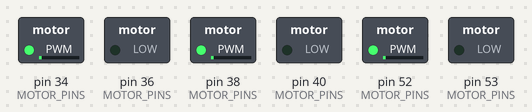
Simulated run of this sketch. Board: Arduino Mega 2560, built with avr-gcc and run on an emulated ATmega2560. On the bench: switched loads named in the sketch (green lamp = pin HIGH).

Above: at 0.05 s.
At 0.3 s:
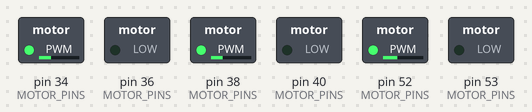
At 0.75 s:
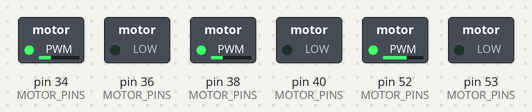
At 1.5 s:
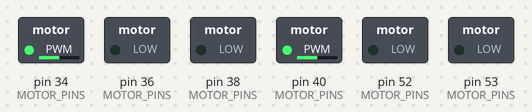
At 2.25 s:
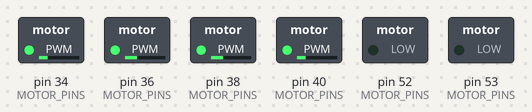
At 3.0 s:
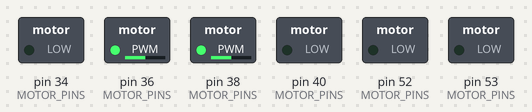
Timing chart, 0 to 6.9 s (numbered marks = the images above):
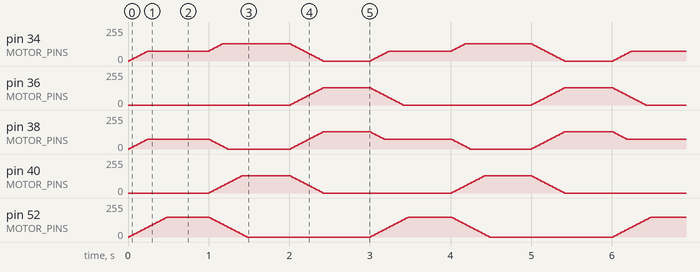

The sketch:

SoftPWM_Arduino_LED_Blink.ino
```cpp
#include "mov.h"

void setup() {
  setupMotors(); // Inicializa os pinos dos motores
}

void loop() {
  move0();    // Exemplo: Move o robô para frente (0°)
  delay(1000);
  move90();   // Exemplo: Move o robô a 45°
  delay(1000);
  move270();   // Exemplo: Move o robô a 90°
  delay(1000);
  // Continue chamando outras funções de movimento conforme necessário
}
```

mov.cpp
```cpp
// robot.cpp

#include "mov.h"

// Constantes do robô
const float pi = 3.141592;
const float wheelAngle1 = 0;         // Ângulo da Roda 1 (0°)
const float wheelAngle2 = 2 * pi / 3; // Ângulo da Roda 2 (120°)
const float wheelAngle3 = 4 * pi / 3; // Ângulo da Roda 3 (240°)

// Função para configurar os pinos dos motores
void setupMotors() {
  // Inicializa a biblioteca SoftPWM
  SoftPWMBegin();

  // Configura cada pino de MOTOR_PINS
  for (int i = 0; i < 6; i++) {
    SoftPWMSet(MOTOR_PINS[i], 0); // Inicializa o PWM no valor 0
    SoftPWMSetFadeTime(MOTOR_PINS[i], 1000, 1000); // Define tempo de fade
  }
}

// Função para controlar um motor usando SoftPWM
void setMotor(int motorIndex, int speed) {
  int forwardPin = MOTOR_PINS[motorIndex * 2];      // Pino de frente
  int backwardPin = MOTOR_PINS[motorIndex * 2 + 1]; // Pino de trás

  if (speed >= 0) {
    SoftPWMSet(forwardPin, speed);
    SoftPWMSet(backwardPin, 0); // Desativa o pino para trás
  } else {
    SoftPWMSet(forwardPin, 0);  // Desativa o pino para frente
    SoftPWMSet(backwardPin, -speed);
  }
}

// Função para calcular e mover o robô com base no ângulo
void moveRobot(float direction, float speed, float rotation = 0) {
  // Calcular componentes x e y da velocidade
  float Vx = speed * cos(direction);
  float Vy = speed * sin(direction);

  // Calcular as velocidades de cada roda
  int speed1 = Vx * cos(wheelAngle1) + Vy * sin(wheelAngle1) + rotation;
  int speed2 = Vx * cos(wheelAngle2) + Vy * sin(wheelAngle2) + rotation;
  int speed3 = Vx * cos(wheelAngle3) + Vy * sin(wheelAngle3) + rotation;

  // Controlar os motores com as velocidades calculadas
  setMotor(0, constrain(speed1, -255, 255)); // Motor 1
  setMotor(1, constrain(speed2, -255, 255)); // Motor 2
  setMotor(2, constrain(speed3, -255, 255)); // Motor 3
}

// Funções para mover o robô em diferentes ângulos
void move0() {
  moveRobot(0, 150); // Move para 0° (Frente)
}

void move45() {
  moveRobot(pi / 4, 150); // Move para 45°
}

void move90() {
  moveRobot(pi / 2, 150); // Move para 90° (Esquerda)
}

void move135() {
  moveRobot(3 * pi / 4, 150); // Move para 135°
}

void move180() {
  moveRobot(pi, 150); // Move para 180° (Trás)
}

void move225() {
  moveRobot(5 * pi / 4, 150); // Move para 225°
}

void move270() {
  moveRobot(3 * pi / 2, 150); // Move para 270° (Direita)
}

void move315() {
  moveRobot(7 * pi / 4, 150); // Move para 315°
}
```

mov.h
```cpp
// robot.h

#ifndef ROBOT_H
#define ROBOT_H

#include <Arduino.h>
#include <SoftPWM.h>

// Definição dos pinos dos motores (frente/trás para cada motor)
const int MOTOR_PINS[6] = {52, 53, 40, 38, 36, 34}; // Frente motor 1, trás motor 1, frente motor 2, trás motor 2, frente motor 3, trás motor 3

// Função para configurar os pinos
void setupMotors();

// Função para definir a velocidade de um motor usando SoftPWM
void setMotor(int motorIndex, int speed);

// Funções para mover o robô em ângulos específicos
void move45();
void move90();
void move135();
void move180();
void move225();
void move270();
void move315();
void move0();

#endif
```
